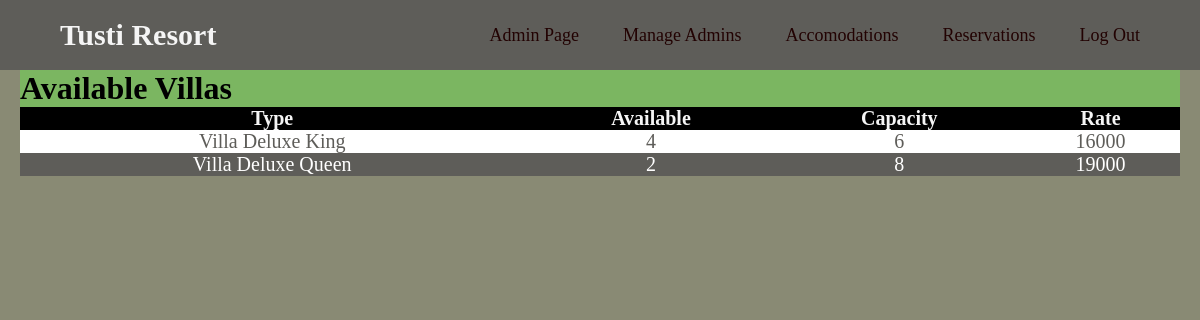
Page /src/html-php/available_villas.php on the committed database.
### tables this page shows
CREATE TABLE `villas` (
  `Type` varchar(100) NOT NULL,
  `Total_Villas` int(11) NOT NULL,
  `Available` int(11) NOT NULL,
  `Reserved` int(11) NOT NULL,
  `Capacity` int(11) NOT NULL,
  `Rate` int(11) NOT NULL,
  `image` varchar(100) NOT NULL,
  `detail` varchar(500) NOT NULL
);

### src/html-php/available_villas.php (the view, shortened to what this page needs)
<!DOCTYPE html>
<html lang="en">
<head>
    <link rel = "stylesheet" href="../css/style_admin.css">
</head>
<body>
    <nav>
    <div class="logo"><a href="../html-php/home.php">Tusti Resort</a></div>
        <ul>
            <li><a href="../html-php/admin.php">Admin Page</a></li>
            <li><a href="#">Manage Admins</a>
            </li>
            <li><a href="#">Accomodations</a>
            </li>
            <li><a href="#">Reservations</a>
            </li>
            <li><a href="../html-php/home.php">Log Out</a></li>
        </ul>
    </nav>
<div class="list">
    <div>
        <h1>Available Villas</h1>
    </div>
    <table>
        <thead>
            <tr>
                <th>Type</th>
                <th>Available</th>
                <th>Capacity</th>
                <th>Rate</th>
            </tr>
        </thead>
        <tbody>
        <?php
        $username = "root";
        $password = "test";
        $server = "db";
        $database = "rms";
        $con = mysqli_connect($server,$username,$password,$database);
        $selectquery = " select * from villas";
        $query = mysqli_query($con,$selectquery);
        while($res = mysqli_fetch_array($query)){
        ?>
           <tr>
            <td><?php echo $res['Type'];?></td>
            <td><?php echo $res['Available'];?></td>
            <td><?php echo $res['Capacity'];?></td>
            <td><?php echo $res['Rate'];?></td>
           </tr>
        <?php
        }
        ?>
        </tbody>
    </table>
    </div>
</body>
</html>

### src/css/style_admin.css (style rules this page uses)
* { margin: 0; padding: 0; }
body { background-color: whitesmoke; background-size: cover; background-position: center center; height: 100vh; box-sizing: border-box; }
nav { background: rgb(94, 93, 89); font-family: times; }
nav:after { content: ''; clear: both; display: table; }
nav .logo { float: left; color: whitesmoke; font-size: 30px; font-weight: 600; line-height: 70px; padding-left: 60px; }
nav ul { float: right; list-style: none; margin-right: 40px; position: relative; }
nav ul li { display: inline-block; background: rgb(94, 93, 89); margin: 0 5px; }
nav ul li a { color:rgb(34, 2, 2); text-decoration: none; line-height: 70px; font-size:18px; padding: 8px 15px; }
.list { background-color: rgb(123,182,97); margin-left: 20px; margin-right: 20px; }

### src/html-php/available_villas.php (style rules this page uses)
body { background-color: rgb(137,138,116); }
table { border-collapse: collapse; width: 100%; color: #5E5D59; font-family: times; font-size: 20px; text-align: center; }
th { background-color: black; color: whitesmoke; }
tr:nth-child(even) { background-color: #5E5D59; color: white; }
tr:nth-child(odd) { background-color: white; color: #5E5D59; }
a { color: whitesmoke; text-decoration: none; }

### rows in the picture
villas: Type "Villa Deluxe King", Available "4", Capacity "6", Rate "16000"
villas: Type "Villa Deluxe Queen", Available "2", Capacity "8", Rate "19000"
